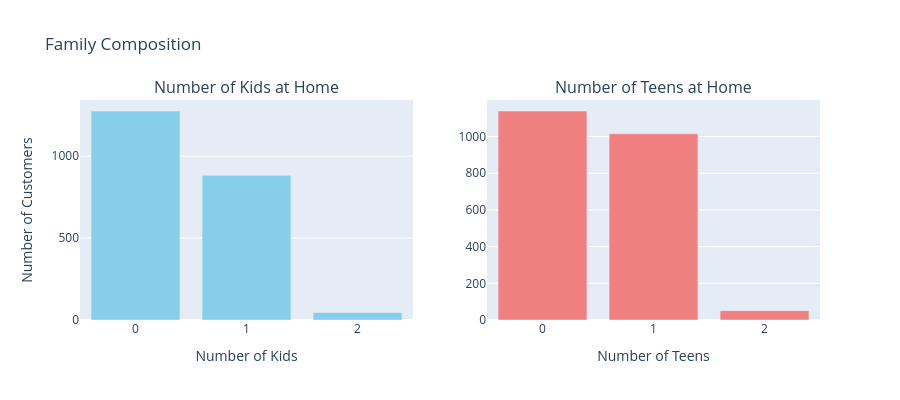

The notebook cell this image was saved under:
### Code cell
# Family composition - Kids and Teens
fig = make_subplots(rows=1, cols=2, subplot_titles=('Number of Kids at Home', 'Number of Teens at Home'))

kids_counts = ifood_df['Kidhome'].value_counts().sort_index()
teens_counts = ifood_df['Teenhome'].value_counts().sort_index()

fig.add_trace(go.Bar(x=kids_counts.index, y=kids_counts.values, 
                     marker_color='skyblue', name='Kids'),
              row=1, col=1)

fig.add_trace(go.Bar(x=teens_counts.index, y=teens_counts.values, 
                     marker_color='lightcoral', name='Teens'),
              row=1, col=2)

fig.update_xaxes(title_text="Number of Kids", row=1, col=1)
fig.update_xaxes(title_text="Number of Teens", row=1, col=2)
fig.update_yaxes(title_text="Number of Customers", row=1, col=1)
fig.update_layout(height=400, showlegend=False, title_text="Family Composition")
fig.show()

### Figure 1 — Plotly figure (JSON) as saved in the notebook; plotly's stock layout.template omitted (floating-point values rounded to 4 significant figures)
{"data": [{"marker": {"color": "skyblue"}, "name": "Kids", "x": [0, 1, 2], "y": [1276, 883, 46], "type": "bar", "xaxis": "x", "yaxis": "y"}, {"marker": {"color": "lightcoral"}, "name": "Teens", "x": [0, 1, 2], "y": [1139, 1015, 51], "type": "bar", "xaxis": "x2", "yaxis": "y2"}], "layout": {"xaxis": {"anchor": "y", "domain": [0.0, 0.45], "title": {"text": "Number of Kids"}}, "yaxis": {"anchor": "x", "domain": [0.0, 1.0], "title": {"text": "Number of Customers"}}, "xaxis2": {"anchor": "y2", "domain": [0.55, 1.0], "title": {"text": "Number of Teens"}}, "yaxis2": {"anchor": "x2", "domain": [0.0, 1.0]}, "annotations": [{"font": {"size": 16}, "showarrow": false, "text": "Number of Kids at Home", "x": 0.225, "xanchor": "center", "xref": "paper", "y": 1.0, "yanchor": "bottom", "yref": "paper"}, {"font": {"size": 16}, "showarrow": false, "text": "Number of Teens at Home", "x": 0.775, "xanchor": "center", "xref": "paper", "y": 1.0, "yanchor": "bottom", "yref": "paper"}], "title": {"text": "Family Composition"}, "height": 400, "showlegend": false}}
